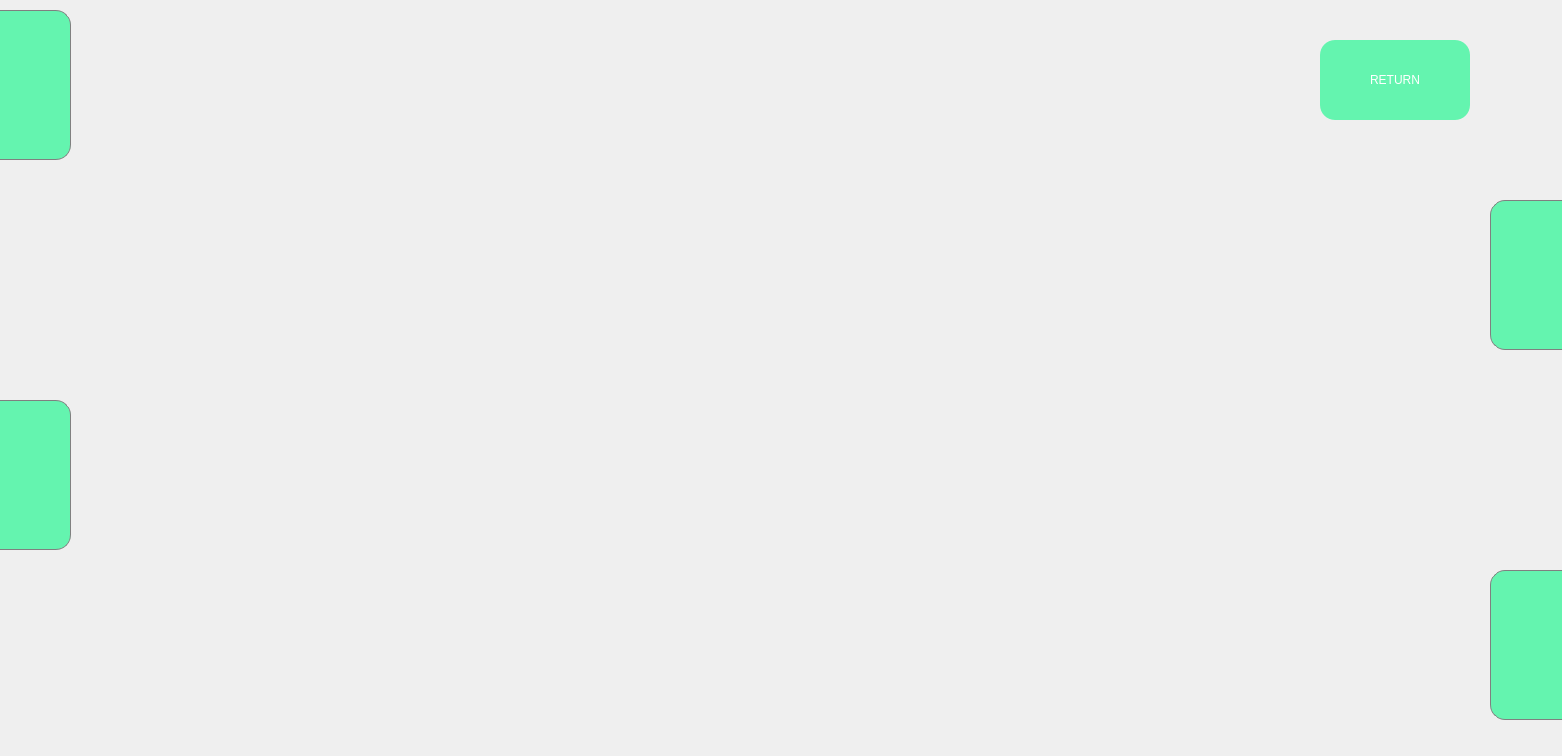
         <widget class="QWidget" name="scrollAreaWidgetContents_4">
          <property name="geometry">
           <rect>
            <x>0</x>
            <y>0</y>
            <width>1562</width>
            <height>756</height>
           </rect>
          </property>
          <widget class="QPushButton" name="btn_next">
           <property name="geometry">
            <rect>
             <x>1320</x>
             <y>40</y>
             <width>150</width>
             <height>80</height>
            </rect>
           </property>
           <property name="minimumSize">
            <size>
             <width>150</width>
             <height>80</height>
            </size>
           </property>
           <property name="maximumSize">
            <size>
             <width>150</width>
             <height>80</height>
            </size>
           </property>
           <property name="styleSheet">
            <string notr="true">QPushButton{font: 25 15pt '微软雅黑 Light';color: rgb(255,255,255);background-color: rgb(100,244,175);border: none;border-radius:15px;}
QPushButton:hover{background-color: rgb(22,218,208);}hover
QPushButton:pressed{background-color: rgb(17,171,164);}
</string>
           </property>
           <property name="text">
            <string>RETURN</string>
           </property>
          </widget>
          <widget class="QLabel" name="label_5">
           <property name="geometry">
            <rect>
             <x>1490</x>
             <y>200</y>
             <width>1511</width>
             <height>150</height>
            </rect>
           </property>
           <property name="minimumSize">
            <size>
             <width>0</width>
             <height>150</height>
            </size>
           </property>
           <property name="maximumSize">
            <size>
             <width>16777215</width>
             <height>150</height>
            </size>
           </property>
           <property name="styleSheet">
            <string notr="true">QLabel
{
border: 1px solid gray;
border-radius: 15px;
padding: 0 8px;
background: rgb(100, 244, 175);
selection-background-color: darkgray;
}</string>
           </property>
           <property name="text">
            <string/>
           </property>
          </widget>
          <widget class="QLabel" name="label_4">
           <property name="geometry">
            <rect>
             <x>-950</x>
             <y>10</y>
             <width>1021</width>
             <height>150</height>
            </rect>
           </property>
           <property name="minimumSize">
            <size>
             <width>0</width>
             <height>150</height>
            </size>
           </property>
           <property name="maximumSize">
            <size>
             <width>16777215</width>
             <height>150</height>
            </size>
           </property>
           <property name="styleSheet">
            <string notr="true">QLabel
{
border: 1px solid gray;
border-radius: 15px;
padding: 0 8px;
background: rgb(100, 244, 175);
selection-background-color: darkgray;
}</string>
           </property>
           <property name="text">
            <string/>
           </property>
          </widget>
          <widget class="QLabel" name="label_6">
           <property name="geometry">
            <rect>
             <x>-950</x>
             <y>400</y>
             <width>1021</width>
             <height>150</height>
            </rect>
           </property>
           <property name="minimumSize">
            <size>
             <width>0</width>
             <height>150</height>
            </size>
           </property>
           <property name="maximumSize">
            <size>
             <width>16777215</width>
             <height>150</height>
            </size>
           </property>
           <property name="styleSheet">
            <string notr="true">QLabel
{
border: 1px solid gray;
border-radius: 15px;
padding: 0 8px;
background: rgb(100, 244, 175);
selection-background-color: darkgray;
}</string>
           </property>
           <property name="text">
            <string/>
           </property>
          </widget>
          <widget class="QLabel" name="label_7">
           <property name="geometry">
            <rect>
             <x>1490</x>
             <y>570</y>
             <width>1511</width>
             <height>150</height>
            </rect>
           </property>
           <property name="minimumSize">
            <size>
             <width>0</width>
             <height>150</height>
            </size>
           </property>
           <property name="maximumSize">
            <size>
             <width>16777215</width>
             <height>150</height>
            </size>
           </property>
           <property name="styleSheet">
            <string notr="true">QLabel
{
border: 1px solid gray;
border-radius: 15px;
padding: 0 8px;
background: rgb(100, 244, 175);
selection-background-color: darkgray;
}</string>
           </property>
           <property name="text">
            <string/>
           </property>
          </widget>
         </widget>
